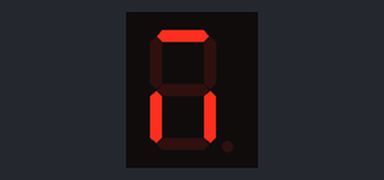
Recording of a sketch running on a simulated Arduino Uno, built with avr-gcc and run on an emulated ATmega328P. Shown: 1-digit seven-segment display. Wiring (inferred from the names in the program): 1-digit 7-segment display, segments lit when HIGH: segments pin 10, pin 9, pin 8, pin 13, pin 12, pin 11, pin 7. The segment pins are drawn as the display they are named for.

Above: at 0.1 s.
At 0.6 s:
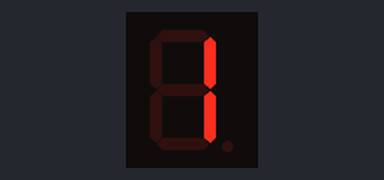
At 1.1 s:
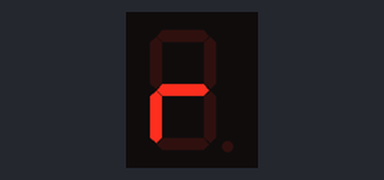
At 1.6 s:
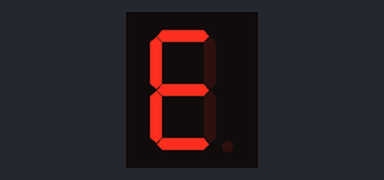
At 2.6 s:
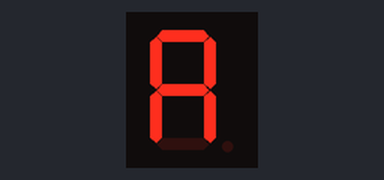
At 3.1 s:
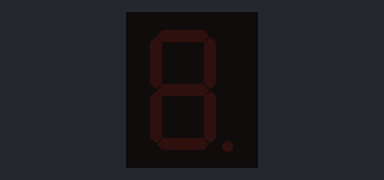

Measured:
- by itself, everything shown: repeats every 3.5 s, in 7 steps
- what the display in image 1 shows lasts 0.5 s, from 0.5 s to 1.0 s

The sketch:

001_Display_7Segments.ino
```cpp
/**********************************************************************************
**                                                                               **
**                            Display de 7 segments                              **
**                                                                               **
**                                                                               **
**********************************************************************************/

//********** Includes *************************************************************

//********** Variables ************************************************************
const int ledg = 7;          // donar nom al pin 5 de l’Arduino
const int ledc = 8;          // donar nom al pin 6 de l’Arduino
const int ledb = 9;          // donar nom al pin 7 de l’Arduino
const int leda = 10;          // donar nom al pin 8 de l’Arduino
const int ledf = 11;          // donar nom al pin 9 de l’Arduino
const int lede = 12;         // donar nom al pin 10 de l’Arduino
const int ledd = 13;         // donar nom al pin 11 de l’Arduino

//********** Setup ****************************************************************
void setup()
{
  pinMode(leda, OUTPUT);     // definir el pin 5 com una sortida
  pinMode(ledb, OUTPUT);     // definir el pin 6 com una sortida
  pinMode(ledc, OUTPUT);     // definir el pin 7 com una sortida
  pinMode(ledd, OUTPUT);     // definir el pin 8 com una sortida
  pinMode(lede, OUTPUT);     // definir el pin 9 com una sortida
  pinMode(ledf, OUTPUT);     // definir el pin 10 com una sortida
  pinMode(ledg, OUTPUT);     // definir el pin 11 com una sortida
}

//********** Loop *****************************************************************
void loop()
{
  digitalWrite(leda, HIGH);    //M
  digitalWrite(ledc, HIGH);
  digitalWrite(lede, HIGH);

  delay(500);                  // es queden leds 500ms encesos

  digitalWrite(lede, LOW);     //I
  digitalWrite(ledb, HIGH);
  digitalWrite(leda, LOW);
  digitalWrite(ledc, HIGH);

  delay(500);                  // es queden leds 500ms apagats
  digitalWrite(ledc, LOW);     //R
  digitalWrite(lede, HIGH);
  digitalWrite(ledg, HIGH);
  digitalWrite(ledb, LOW);
  delay(500);                  // es queden leds 500ms apagats
  digitalWrite(leda, HIGH);     //E
  digitalWrite(ledd, HIGH);
  digitalWrite(lede, HIGH);
  digitalWrite(ledf, HIGH);
  digitalWrite(ledg, HIGH);
  delay(500);                  // es queden leds 500ms apagats
  digitalWrite(leda, LOW);     //I
  digitalWrite(ledb, HIGH);
  digitalWrite(ledd, LOW);
  digitalWrite(ledc, HIGH);
  digitalWrite(lede, LOW);
  digitalWrite(ledf, LOW);
  digitalWrite(ledg, LOW);
  delay(500);                  // es queden leds 500ms apagats
  digitalWrite(ledf, HIGH);     //A
  digitalWrite(lede, HIGH);
  digitalWrite(leda, HIGH);
  digitalWrite(ledg, HIGH);
  digitalWrite(ledd, LOW);
  digitalWrite(ledb, HIGH);
  delay(500);                  // es queden leds 500ms apagats
  digitalWrite(ledf, LOW);
  digitalWrite(lede, LOW);
  digitalWrite(leda, LOW);
  digitalWrite(ledg, LOW);
  digitalWrite(ledd, LOW);
  digitalWrite(ledb, LOW);
  digitalWrite(ledc, LOW);
  delay(500);                  // es queden leds 500ms apagats
}

//********** Funcions *************************************************************
```
